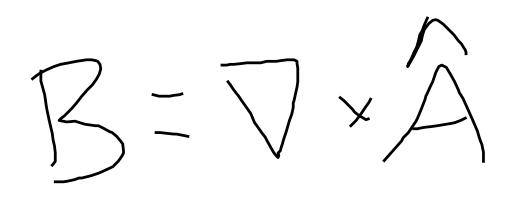
#> input picture test_images/test1.png, 515 x 200 px
$ python preprocess_image.py test_images/test1.png out.png
#> lines starting #> are read from the running program, lines starting #| are printed output that depends on the picture; after the words box and inside, x2 and y2 are one past the last pixel; in counts of white or black regions, pixels touching at a corner belong together
from PIL import Image, ImageOps
import os
import sys


def do_preprocess(in_path, out_path):
#> called with in_path = 'test_images/test1.png', out_path = 'out.png'
    bmp_path = in_path
    img = Image.open(bmp_path).convert("L")
    img = ImageOps.invert(img)
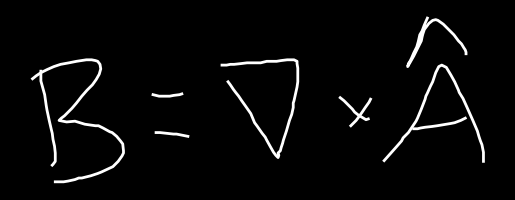
#> img: PIL image 515x200 L; min 0, max 255, mean 8.5
    threshold = 128
    bw_img = img.point(lambda x: 255 if x > threshold else 0, '1')
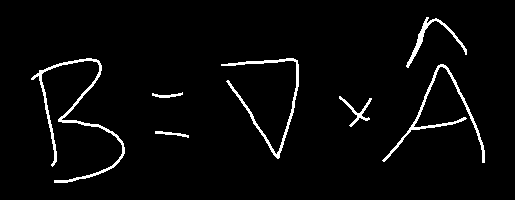
#> bw_img: PIL image 515x200 1; 3.3% white in thin lines or dots, all inside (x1, y1, x2, y2) = (31, 17, 485, 183)
    #target_size = (71, 117) there's no need to resize the image only makes the work worse
    resized_img = bw_img
    resized_img.save(out_path)


if __name__ == "__main__":
    in_path = sys.argv[1]
    out_path = sys.argv[2]
    do_preprocess(in_path, out_path)

$ run again, on test_images/test3.png
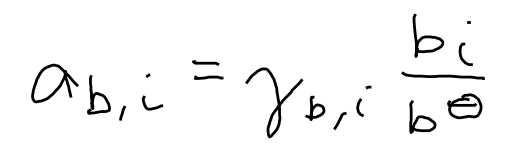
#> input picture test_images/test3.png, 515 x 153 px
#> in do_preprocess, `img = ImageOps.invert(img)`:
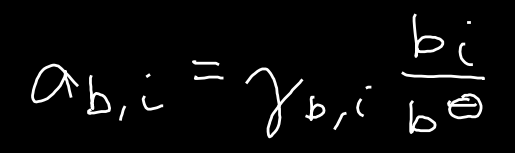
#> img: PIL image 515x153 L; min 0, max 255, mean 9.6
#> in do_preprocess, `bw_img = img.point(lambda x: 255 if x > threshold else 0, '1')`:
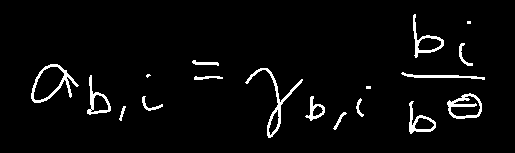
#> bw_img: PIL image 515x153 1; 3.8% white; 18 white regions (3 under 20 px), largest, box (x1, y1, x2, y2) and area: (245, 68, 303, 138) 457, (31, 64, 79, 103) 405, (447, 93, 482, 119) 350
